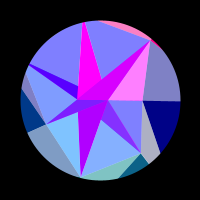
Frame 1 (no input)
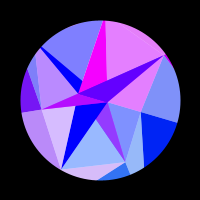
Frame 60 (the mouse pressed at the canvas centre just before this capture)
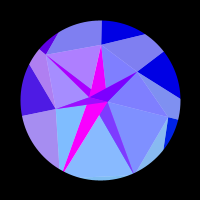
Frame 120 (the mouse held since frame 60 and released just before this capture)

The Processing sketch that drew these frames (run headless with seeded random() and noise(); from frame 60 on, the mouse is pressed at the canvas centre):

// Processing sketch: avatarGeneration
// ── avatarGeneration.pde
final float baseFreq = 1/3000.f;
final int NB_POINTS = 7;
final int NB_POINTS_CENTER = 2;
final int NB_PHASES = 1;

float[] f = new float[NB_PHASES];

// first ring
float[] p1r = new float[NB_POINTS];
float[] p1t = new float[NB_POINTS];
int[] p1p = new int[NB_POINTS];
// second ring
float[] p2r = new float[NB_POINTS];
float[] p2t = new float[NB_POINTS];
int[] p2p = new int[NB_POINTS];
// center
float[] p3r = new float[NB_POINTS_CENTER];
float[] p3t = new float[NB_POINTS_CENTER];
int[] p3p = new int[NB_POINTS_CENTER];

void initValues()
{ 
  float seed;
  for(int i=0; i<NB_PHASES; i++)
  {
    seed = 1+9*(float)Math.random();
    f[i] = baseFreq/seed;
//    println(f[i]);
  }
  
  for(int i=0; i<NB_POINTS; i++)
  {
    p1r[i] = 150-(float)random(30);
    p1t[i] = i*2*PI/NB_POINTS;
    p1p[i] = (int)random(NB_PHASES);
    
    p2r[i] = 150-(float)random(50)-60;
    p2t[i] = i*2*PI/NB_POINTS;
    p2p[i] = (int)random(NB_PHASES);
  }
  
  for(int i=0; i<NB_POINTS_CENTER; i++)
  {
    p3r[i] = (float)random(30);
    p3t[i] = PI+i*2*PI/NB_POINTS_CENTER;
    p3p[i] = (int)random(NB_PHASES);
  }
}

void setup()
{
  size(200,200);
  initValues();
}

float now(float frequency)
{
  return 2*PI * (millis()%(1/frequency))*frequency;
}

void draw()
{
  background(255);
  fill(255,0);
//  pushMatrix();
//    translate(30, 30);
//    for(int i=0; i<f.length; i++)
//    {
//      pushMatrix();
//        rotate(now(f[i]));
//        line(10*i,0,10*i+10,0);
//      popMatrix();
//    }
//  popMatrix();
//  
//  pushMatrix();
//    translate(0, 30);
//    for(int i=0; i<f.length; i++)
//    {
//      line(10*i,45+15*sin(now(f[i])), (10*(i+1)), 45+15*sin(now(f[i])));
//    }
//  popMatrix();
  
  pushMatrix();
  translate(width/2, height/2);
  
//  stroke(0,70);
//  ellipse(0,0,300,300);
//  ellipse(0,0,180,180);
//  ellipse(0,0,80,80);
  
  stroke(0,0);
  for(int i=0; i<NB_POINTS; i++)
  {
    int alpha1=255,alpha2=128,alpha3=128,alpha4=255;
    
    int k = (i+1)%NB_POINTS;
    float xi = x(p1r[i],p1t[i]+0.314*sin(now(f[p1p[i]])));
    float yi = y(p1r[i],p1t[i]+0.314*sin(now(f[p1p[i]])));
    float xj = x(p2r[i],p2t[i]+0.314*sin(now(f[p2p[i]])));
    float yj = y(p2r[i],p2t[i]+0.314*sin(now(f[p2p[i]])));
    float xk = x(p1r[k],p1t[k]+0.314*sin(now(f[p1p[k]])));
    float yk = y(p1r[k],p1t[k]+0.314*sin(now(f[p1p[k]])));
    float xl = x(p2r[k],p2t[k]+0.314*sin(now(f[p2p[k]])));
    float yl = y(p2r[k],p2t[k]+0.314*sin(now(f[p2p[k]])));
    
    fill(255*sin(xi),yi,(sin(now(f[p1p[i]]))+1)*128,alpha1);
//    float seed = 1;
//    fill(seed*255,seed*102,0,70);
    triangle(xi,yi,xj,yj,xk,yk);
    fill(255*sin(xk),yk,(sin(now(f[p2p[k]]))+1)*128,alpha2);
    triangle(xk,yk,xj,yj,xl,yl);
    
    int m = i%NB_POINTS_CENTER;
    float xm = x(p3r[m],p3t[m]+0.314*sin(now(f[p3p[m]])));
    float ym = y(p3r[m],p3t[m]+0.314*sin(now(f[p3p[m]])));
    fill(255*sin(xi),yi,(sin(now(f[p1p[i]]))+1)*255,alpha3);
    triangle(xj,yj,xm,ym,xl,yl);
    
    int n = (m+1)%NB_POINTS_CENTER;
    float xn = x(p3r[n],p3t[n]+0.314*sin(now(f[p3p[n]])));
    float yn = y(p3r[n],p3t[n]+0.314*sin(now(f[p3p[n]])));
    fill(255*sin(xn),yn,(sin(now(f[p3p[n]]))+1)*255,alpha4);
    triangle(xm,ym,xl,yl,xn,yn);
  }
  
  noFill();
  stroke(0);
  strokeWeight(240);
  ellipse(0,0,400,400);
  strokeWeight(1);
  
  popMatrix();
}

void mousePressed()
{
  initValues();
}

float x(float r, float t) {return r * cos(t);}
float y(float r, float t) {return r * sin(t);}
float r(float x, float y) {return sqrt(x*x + y*y);}
float t(float x, float y) {return (float)Math.atan2(y, x);}

// ── tools.pde
public class DiscPointMaker
{  
  public float diameter = 100.0f;
  
  public DiscPointMaker(float diameter)
  {
    if(diameter > 0)
    {
      this.diameter = diameter;
    }
  }
  
  public DiscPoint fromPolar(float r, float t)
  {
    return new DiscPoint(DiscPoint.POLAR, this.diameter, r, t);
  }
  
}

public class DiscPoint
{
  final static boolean POLAR = true;
  final static boolean CARTESIAN = false;
  
  private float x, y, r, t;
  
  public DiscPoint(boolean mode, float diameter, float firstCoordinate, float secondCoordinate)
  {
  }
  
  private void updateCartesian()
  {
    this.x = this.r * cos(this.t);
    this.y = this.r * sin(this.t);
  }
  
  private void updatePolar()
  {
    this.r = sqrt(this.x*this.x + this.y*this.y);
    this.t = (float)Math.atan2(this.y, this.x);
  }
  
  // cartesian coordinates
  public float x(){return this.x;}
  public float y(){return this.y;}
  // polar coordinates
  public float r(){return this.r;}
  public float t(){return this.t;}
  
  // cartesian coordinates
  public void x(float nx){this.x = nx; updatePolar();}
  public void y(float ny){this.y = ny; updatePolar();}
  // polar coordinates
  public void r(float nr){this.r = nr; updateCartesian();}
  public void t(float nt){this.t = nt; updateCartesian();}
}
